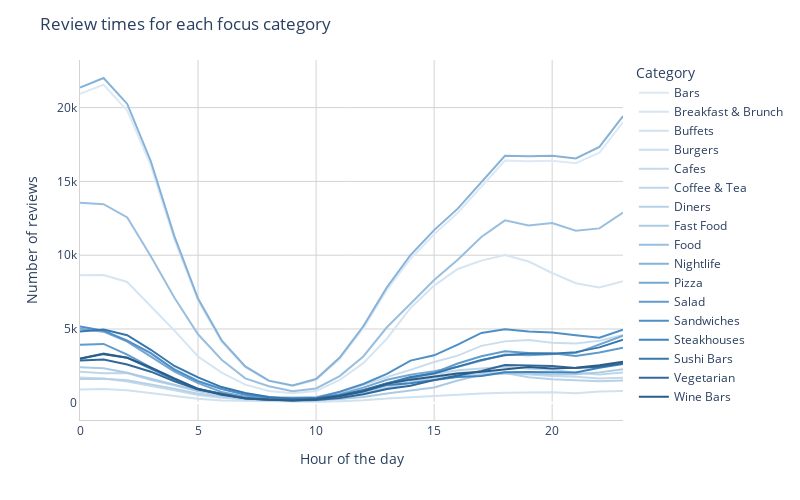

Notebook cell for this chart:
### Markdown cell above
The next chart shows the total number of reviews each hour for the different restaurant types. Again, you can remove some of them by clicking them to the right of the chart or double-click one of them to one see this one. Interresting patterns can be seen by selecting only `Bars` and and `Breakfast & Brunch` – here you will see that the peak of Bars are at 1am, where it is at 6pm for Breakfast & Brunch. Breakfast & Brunch being reviewed the most at 6pm is probably because they serve food all day and people tend to go out to eat more for dinner than for breakfast. Nevertheless, this shows a difference between the two restaurant types.

### Code cell
cat_hour = df.groupby(['cat_type', df['date'].dt.hour])['stars'].count()
cat_hour.index.names = ["Category", "Hour of the day"]
cat_hour = cat_hour.unstack(0)

colors = ["#dde9f4","#d6e5f2","#d0e1f0","#caddee","#c4d9ec","#bed6ea","#b7d2e8","#abcae4","#99bede","#86b2d8","#74a7d2","#619bcc","#4f8fc6","#3d84bf","#3777ac","#316a9a","#2b5d87","#255075","#1f4462","#1d3f5c", "#193750","#132a3d", "#0b1925", "#09151e", "#03080c"]

fig = px.line(cat_hour, x=cat_hour.index, y=cat_hour.columns, width=800, height=500, color_discrete_sequence = colors)
fig.update_traces(hovertemplate=None)
fig.update_layout(title_text="Review times for each focus category", 
                  plot_bgcolor='rgba(0,0,0,0)',
                  yaxis_title="Number of reviews",
                  hovermode="x unified")
fig.update_xaxes(showline=True, linewidth=1, linecolor='lightgrey', 
                 showgrid=True, gridwidth=1, gridcolor='lightgrey')
fig.update_yaxes(showline=True, linewidth=1, linecolor='lightgrey',
                 showgrid=True, gridwidth=1, gridcolor='lightgrey')

fig.show()

### Figure 1 — Plotly figure (JSON) as saved in the notebook; plotly's stock layout.template omitted (floating-point values rounded to 4 significant figures)
{"data": [{"legendgroup": "Bars", "line": {"color": "#dde9f4", "dash": "solid"}, "mode": "lines", "name": "Bars", "orientation": "v", "showlegend": true, "type": "scatter", "x": [0, 1, 2, 3, 4, 5, 6, 7, 8, 9, 10, 11, 12, 13, 14, 15, 16, 17, 18, 19, 20, 21, 22, 23], "xaxis": "x", "y": [20941, 21548, 19807, 16064, 11059, 6927, 4126, 2411, 1473, 1145, 1561, 2969, 5046, 7651, 9759, 11420, 12881, 14653, 16409, 16367, 16394, 16229, 16942, 19022], "yaxis": "y"}, {"legendgroup": "Breakfast & Brunch", "line": {"color": "#d6e5f2", "dash": "solid"}, "mode": "lines", "name": "Breakfast & Brunch", "orientation": "v", "showlegend": true, "type": "scatter", "x": [0, 1, 2, 3, 4, 5, 6, 7, 8, 9, 10, 11, 12, 13, 14, 15, 16, 17, 18, 19, 20, 21, 22, 23], "xaxis": "x", "y": [8634, 8651, 8187, 6516, 4890, 3135, 2041, 1233, 794, 642, 791, 1546, 2687, 4346, 6425, 7942, 9067, 9633, 10012, 9571, 8796, 8099, 7807, 8230], "yaxis": "y"}, {"legendgroup": "Buffets", "line": {"color": "#d0e1f0", "dash": "solid"}, "mode": "lines", "name": "Buffets", "orientation": "v", "showlegend": true, "type": "scatter", "x": [0, 1, 2, 3, 4, 5, 6, 7, 8, 9, 10, 11, 12, 13, 14, 15, 16, 17, 18, 19, 20, 21, 22, 23], "xaxis": "x", "y": [895, 929, 851, 645, 465, 267, 153, 127, 73, 53, 65, 109, 168, 286, 374, 426, 536, 624, 673, 710, 720, 651, 766, 800], "yaxis": "y"}, {"legendgroup": "Burgers", "line": {"color": "#caddee", "dash": "solid"}, "mode": "lines", "name": "Burgers", "orientation": "v", "showlegend": true, "type": "scatter", "x": [0, 1, 2, 3, 4, 5, 6, 7, 8, 9, 10, 11, 12, 13, 14, 15, 16, 17, 18, 19, 20, 21, 22, 23], "xaxis": "x", "y": [4898, 4849, 4217, 3180, 2316, 1504, 956, 617, 385, 336, 411, 697, 1198, 1751, 2232, 2764, 3197, 3855, 4161, 4260, 4074, 4014, 4202, 4588], "yaxis": "y"}, {"legendgroup": "Cafes", "line": {"color": "#c4d9ec", "dash": "solid"}, "mode": "lines", "name": "Cafes", "orientation": "v", "showlegend": true, "type": "scatter", "x": [0, 1, 2, 3, 4, 5, 6, 7, 8, 9, 10, 11, 12, 13, 14, 15, 16, 17, 18, 19, 20, 21, 22, 23], "xaxis": "x", "y": [1707, 1645, 1448, 1163, 845, 521, 344, 218, 159, 99, 131, 345, 562, 928, 1467, 1801, 2035, 2085, 2060, 1920, 1815, 1761, 1641, 1702], "yaxis": "y"}, {"legendgroup": "Coffee & Tea", "line": {"color": "#bed6ea", "dash": "solid"}, "mode": "lines", "name": "Coffee & Tea", "orientation": "v", "showlegend": true, "type": "scatter", "x": [0, 1, 2, 3, 4, 5, 6, 7, 8, 9, 10, 11, 12, 13, 14, 15, 16, 17, 18, 19, 20, 21, 22, 23], "xaxis": "x", "y": [2099, 2006, 2016, 1544, 1183, 780, 493, 290, 211, 143, 171, 341, 611, 1048, 1575, 1946, 2200, 2314, 2449, 2311, 2236, 2040, 1910, 2044], "yaxis": "y"}, {"legendgroup": "Diners", "line": {"color": "#b7d2e8", "dash": "solid"}, "mode": "lines", "name": "Diners", "orientation": "v", "showlegend": true, "type": "scatter", "x": [0, 1, 2, 3, 4, 5, 6, 7, 8, 9, 10, 11, 12, 13, 14, 15, 16, 17, 18, 19, 20, 21, 22, 23], "xaxis": "x", "y": [1613, 1621, 1525, 1239, 959, 615, 440, 264, 221, 180, 155, 341, 669, 986, 1374, 1705, 1817, 1967, 2023, 1736, 1598, 1508, 1453, 1518], "yaxis": "y"}, {"legendgroup": "Fast Food", "line": {"color": "#abcae4", "dash": "solid"}, "mode": "lines", "name": "Fast Food", "orientation": "v", "showlegend": true, "type": "scatter", "x": [0, 1, 2, 3, 4, 5, 6, 7, 8, 9, 10, 11, 12, 13, 14, 15, 16, 17, 18, 19, 20, 21, 22, 23], "xaxis": "x", "y": [2406, 2335, 2029, 1621, 1195, 816, 596, 382, 262, 208, 180, 248, 399, 633, 821, 1034, 1512, 1891, 1987, 1991, 1914, 1926, 2060, 2275], "yaxis": "y"}, {"legendgroup": "Food", "line": {"color": "#99bede", "dash": "solid"}, "mode": "lines", "name": "Food", "orientation": "v", "showlegend": true, "type": "scatter", "x": [0, 1, 2, 3, 4, 5, 6, 7, 8, 9, 10, 11, 12, 13, 14, 15, 16, 17, 18, 19, 20, 21, 22, 23], "xaxis": "x", "y": [13553, 13453, 12555, 9926, 7118, 4642, 2916, 1657, 1125, 779, 973, 1811, 3141, 5116, 6712, 8317, 9696, 11232, 12360, 12020, 12180, 11659, 11816, 12886], "yaxis": "y"}, {"legendgroup": "Nightlife", "line": {"color": "#86b2d8", "dash": "solid"}, "mode": "lines", "name": "Nightlife", "orientation": "v", "showlegend": true, "type": "scatter", "x": [0, 1, 2, 3, 4, 5, 6, 7, 8, 9, 10, 11, 12, 13, 14, 15, 16, 17, 18, 19, 20, 21, 22, 23], "xaxis": "x", "y": [21365, 22007, 20249, 16368, 11274, 7061, 4231, 2460, 1500, 1176, 1613, 3069, 5187, 7828, 10012, 11700, 13156, 14918, 16740, 16711, 16734, 16555, 17337, 19426], "yaxis": "y"}, {"legendgroup": "Pizza", "line": {"color": "#74a7d2", "dash": "solid"}, "mode": "lines", "name": "Pizza", "orientation": "v", "showlegend": true, "type": "scatter", "x": [0, 1, 2, 3, 4, 5, 6, 7, 8, 9, 10, 11, 12, 13, 14, 15, 16, 17, 18, 19, 20, 21, 22, 23], "xaxis": "x", "y": [5013, 4818, 4144, 3154, 2106, 1332, 729, 408, 297, 224, 327, 587, 1028, 1563, 1900, 2141, 2446, 2875, 3267, 3219, 3308, 3365, 3951, 4550], "yaxis": "y"}, {"legendgroup": "Salad", "line": {"color": "#619bcc", "dash": "solid"}, "mode": "lines", "name": "Salad", "orientation": "v", "showlegend": true, "type": "scatter", "x": [0, 1, 2, 3, 4, 5, 6, 7, 8, 9, 10, 11, 12, 13, 14, 15, 16, 17, 18, 19, 20, 21, 22, 23], "xaxis": "x", "y": [3925, 3990, 3262, 2396, 1658, 941, 580, 344, 228, 195, 226, 487, 839, 1330, 1666, 2048, 2664, 3147, 3497, 3381, 3361, 3170, 3405, 3723], "yaxis": "y"}, {"legendgroup": "Sandwiches", "line": {"color": "#4f8fc6", "dash": "solid"}, "mode": "lines", "name": "Sandwiches", "orientation": "v", "showlegend": true, "type": "scatter", "x": [0, 1, 2, 3, 4, 5, 6, 7, 8, 9, 10, 11, 12, 13, 14, 15, 16, 17, 18, 19, 20, 21, 22, 23], "xaxis": "x", "y": [5173, 4885, 4213, 3358, 2248, 1462, 935, 542, 342, 330, 348, 752, 1270, 1957, 2857, 3217, 3946, 4733, 4987, 4831, 4758, 4580, 4411, 4949], "yaxis": "y"}, {"legendgroup": "Steakhouses", "line": {"color": "#3d84bf", "dash": "solid"}, "mode": "lines", "name": "Steakhouses", "orientation": "v", "showlegend": true, "type": "scatter", "x": [0, 1, 2, 3, 4, 5, 6, 7, 8, 9, 10, 11, 12, 13, 14, 15, 16, 17, 18, 19, 20, 21, 22, 23], "xaxis": "x", "y": [3006, 3333, 3054, 2329, 1560, 927, 601, 310, 193, 189, 235, 435, 754, 1200, 1326, 1537, 1743, 1810, 2074, 2079, 2055, 2047, 2375, 2626], "yaxis": "y"}, {"legendgroup": "Sushi Bars", "line": {"color": "#3777ac", "dash": "solid"}, "mode": "lines", "name": "Sushi Bars", "orientation": "v", "showlegend": true, "type": "scatter", "x": [0, 1, 2, 3, 4, 5, 6, 7, 8, 9, 10, 11, 12, 13, 14, 15, 16, 17, 18, 19, 20, 21, 22, 23], "xaxis": "x", "y": [4837, 4968, 4581, 3591, 2493, 1722, 1065, 666, 395, 262, 302, 511, 870, 1294, 1745, 1989, 2452, 2906, 3215, 3347, 3314, 3432, 3754, 4271], "yaxis": "y"}, {"legendgroup": "Vegetarian", "line": {"color": "#316a9a", "dash": "solid"}, "mode": "lines", "name": "Vegetarian", "orientation": "v", "showlegend": true, "type": "scatter", "x": [0, 1, 2, 3, 4, 5, 6, 7, 8, 9, 10, 11, 12, 13, 14, 15, 16, 17, 18, 19, 20, 21, 22, 23], "xaxis": "x", "y": [2863, 2934, 2599, 2107, 1451, 902, 597, 297, 209, 162, 185, 321, 577, 934, 1153, 1535, 1847, 2159, 2559, 2531, 2499, 2361, 2448, 2681], "yaxis": "y"}, {"legendgroup": "Wine Bars", "line": {"color": "#2b5d87", "dash": "solid"}, "mode": "lines", "name": "Wine Bars", "orientation": "v", "showlegend": true, "type": "scatter", "x": [0, 1, 2, 3, 4, 5, 6, 7, 8, 9, 10, 11, 12, 13, 14, 15, 16, 17, 18, 19, 20, 21, 22, 23], "xaxis": "x", "y": [2980, 3296, 3048, 2377, 1631, 947, 546, 313, 222, 157, 232, 454, 785, 1283, 1568, 1780, 1990, 2098, 2251, 2418, 2327, 2376, 2548, 2778], "yaxis": "y"}], "layout": {"height": 500, "hovermode": "x unified", "legend": {"title": {"text": "Category"}, "tracegroupgap": 0}, "margin": {"t": 60}, "plot_bgcolor": "rgba(0,0,0,0)", "title": {"text": "Review times for each focus category"}, "width": 800, "xaxis": {"anchor": "y", "domain": [0, 1], "gridcolor": "lightgrey", "gridwidth": 1, "linecolor": "lightgrey", "linewidth": 1, "showgrid": true, "showline": true, "title": {"text": "Hour of the day"}}, "yaxis": {"anchor": "x", "domain": [0, 1], "gridcolor": "lightgrey", "gridwidth": 1, "linecolor": "lightgrey", "linewidth": 1, "showgrid": true, "showline": true, "title": {"text": "Number of reviews"}}}}
